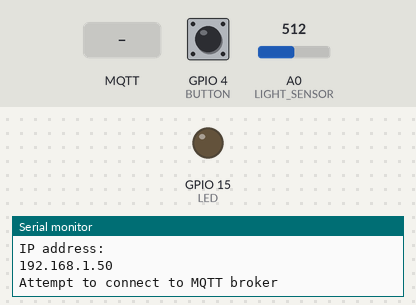
Simulated run of this sketch. Board: ESP8266 (NodeMCU). On the bench: output pins drawn as LEDs (lit = HIGH), the last lines printed to the serial monitor. Inputs (shaded band) come from the test bench; at power-on: GPIO 4 (BUTTON) HIGH, A0 (LIGHT_SENSOR) = 512. WiFi joins after 1.5 s; servers stay silent unless stated; no MQTT or app messages arrive unless stated.

Above: at 2.7 s.
2.8 s: MQTT message "turn led on" arrives on the first subscribed topic
At 5.7 s:
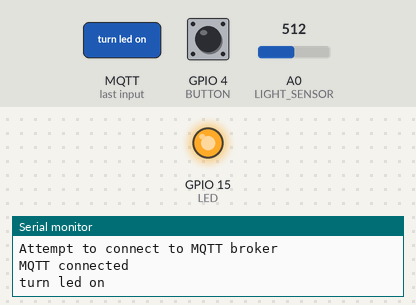
6.0 s: MQTT message "turn led off" arrives on the first subscribed topic
At 7.3 s:
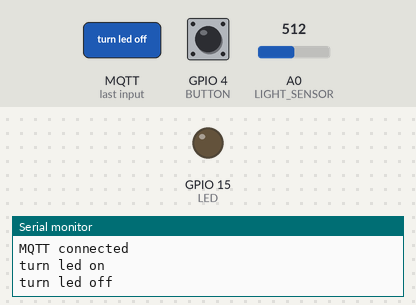
Timing chart, 0 to 9.0 s (numbered marks = the images above; inputs shaded):
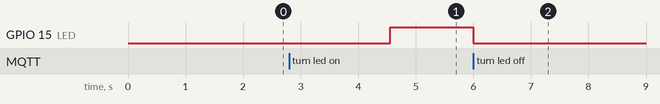

The sketch:

MyIoTWidget.ino
```cpp
// Base ESP8266
#include <ESP8266WiFi.h>
WiFiClient WIFI_CLIENT;

// MQTT
#include <PubSubClient.h>
PubSubClient MQTT_CLIENT;


#define LIGHT_SENSOR A0
#define LED 15
#define BUTTON 4

// Tracks the last time a sensor reading was taken
long lastSensorReading = 0;

// This function runs once on startup
void setup() {
  // Initialize the serial port
  Serial.begin(115200);

  // Configure light sensor pin as an input
  pinMode(LIGHT_SENSOR, INPUT);

  // Configure LED pin as an output
  pinMode(LED, OUTPUT);

  // Configure BUTTON pin as an input with a pullup
  pinMode(BUTTON, INPUT_PULLUP);

  // Attempt to connect to a specific access point
  WiFi.begin("<your wifi access point name>", "<your wifi access point password>");

  // Keep checking the connection status until it is connected
  while (WiFi.status() != WL_CONNECTED) {
      delay(500);
  }

  // Print the IP address of your module
  Serial.println("IP address: ");
  Serial.println(WiFi.localIP());
}

// This function handles received messages
void myMessageArrived(char* topic, byte* payload, unsigned int length) {
  // Convert the message payload from bytes to a string
  String message = "";
  for (unsigned int i=0; i< length; i++) {
    message = message + (char)payload[i];
  }

  // Print the message to the serial port
  Serial.println(message);

  // Check if message is "turn led on"
  if(message == "turn led on") {
    // Turn the LED on
    digitalWrite(LED, HIGH);
  }

  // Check if message is "turn led off"
  if(message == "turn led off") {
    // Turn the LED off
    digitalWrite(LED, LOW);
  }
}

// This function connects to the MQTT broker
void reconnect() {
  // Set our MQTT broker address and port
  MQTT_CLIENT.setServer("iot.eclipse.org", 1883);
  MQTT_CLIENT.setClient(WIFI_CLIENT);

  // Loop until we're reconnected
  while (!MQTT_CLIENT.connected()) {
    // Attempt to connect
    Serial.println("Attempt to connect to MQTT broker");
    MQTT_CLIENT.connect("<your_random_device_client_id>");

    // Wait some time to space out connection requests
    delay(3000);
  }

  Serial.println("MQTT connected");

  // Subscribe to the topic where our web page is publishing messages
  MQTT_CLIENT.subscribe("<your_random_topic_root>/iot_tutorial/from_webpage");

  // Set the message received callback
  MQTT_CLIENT.setCallback(myMessageArrived);
}

// This function runs over and over again in a continuous loop
void loop() {

  // Check if we're connected to the MQTT broker
  if (!MQTT_CLIENT.connected()) {
    // If we're not, attempt to reconnect
    reconnect();
  }

  // If the button is pressed
  if(digitalRead(BUTTON) == LOW) {

    // Wait for the button to be released
    while(digitalRead(BUTTON) == LOW) {
      delay(100);
    }

    // Publish a button pushed message to a topic
    MQTT_CLIENT.publish("<your_random_topic_root>/iot_tutorial/from_esp8266", "button pushed");

  }

  // Check for incoming MQTT messages
  MQTT_CLIENT.loop();

  // Check if it has been more than five seconds since last light sensor reading
  if((millis() - lastSensorReading) > 5000) {
    // Take a new light sensor reading
    int sensorReading = analogRead(LIGHT_SENSOR);

    // Construct the message
    String message = "light sensor: ";
    message = message + sensorReading;

    // Publish the message
    MQTT_CLIENT.publish("<your_random_topic_root>/iot_tutorial/from_esp8266", message.c_str());

    // Update last sensor reading to current time
    lastSensorReading = millis();
  }
}
```

Measured:
- after the input at 2.8 s, GPIO 15 (LED): LOW → HIGH after 1.8 s
- after the input at 6.0 s, GPIO 15 (LED): HIGH → LOW at once
